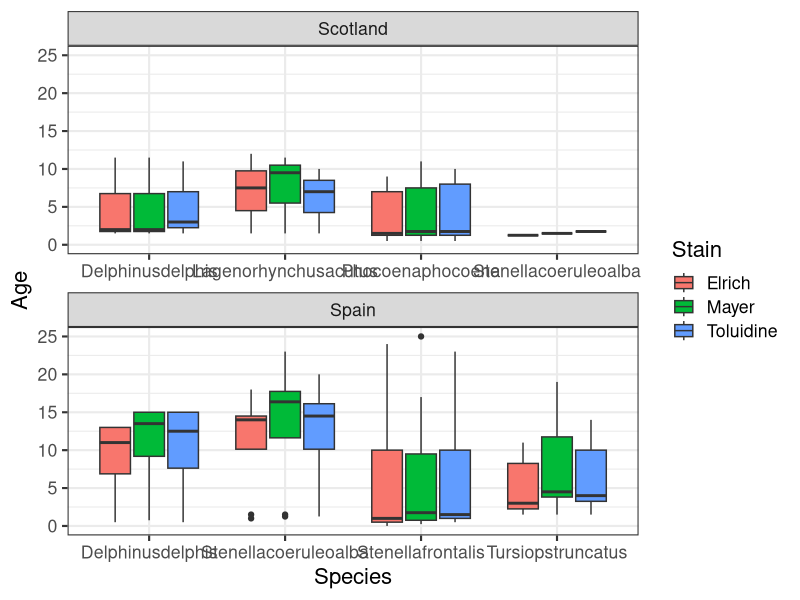
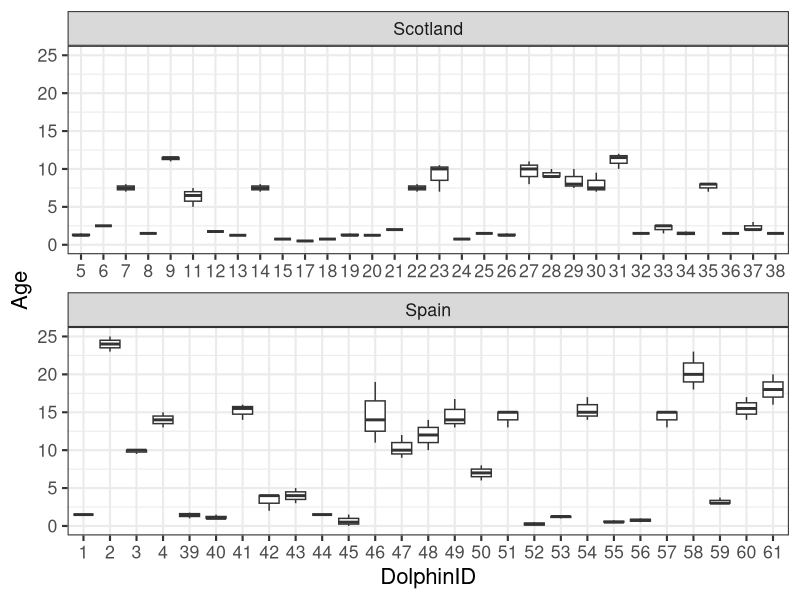
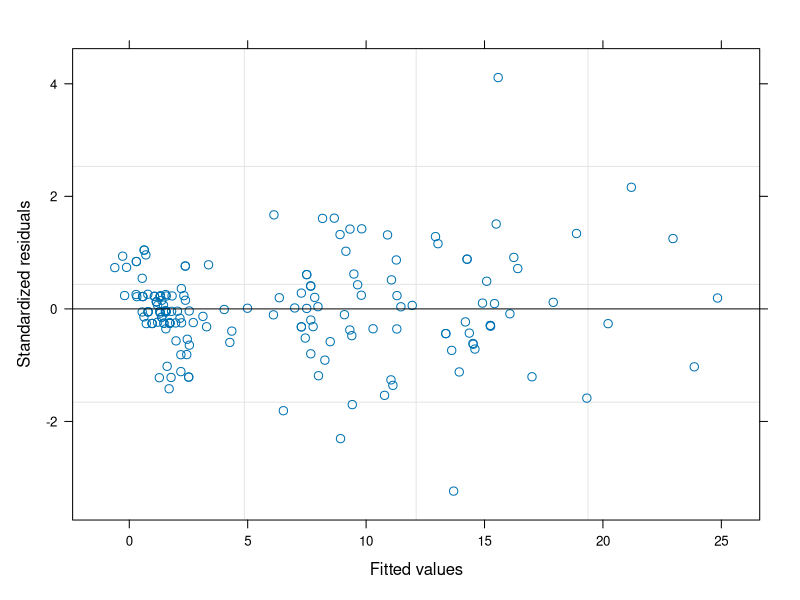
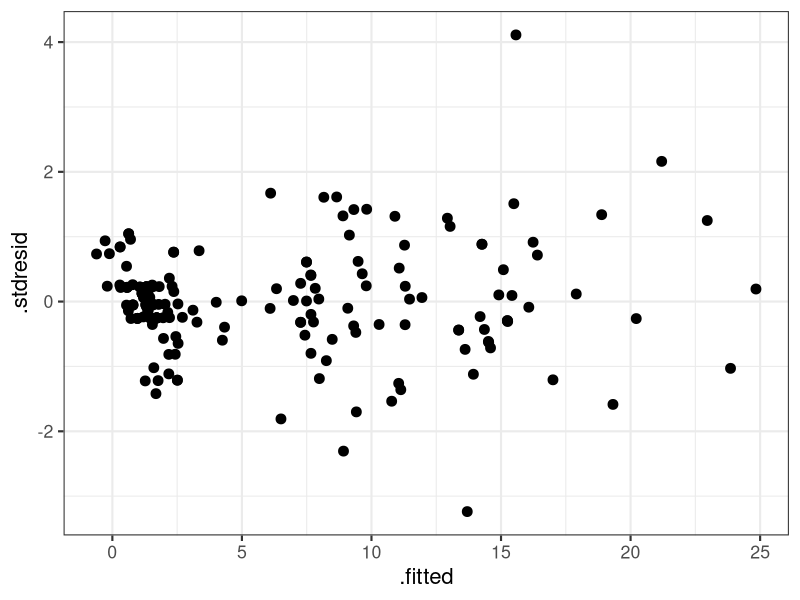
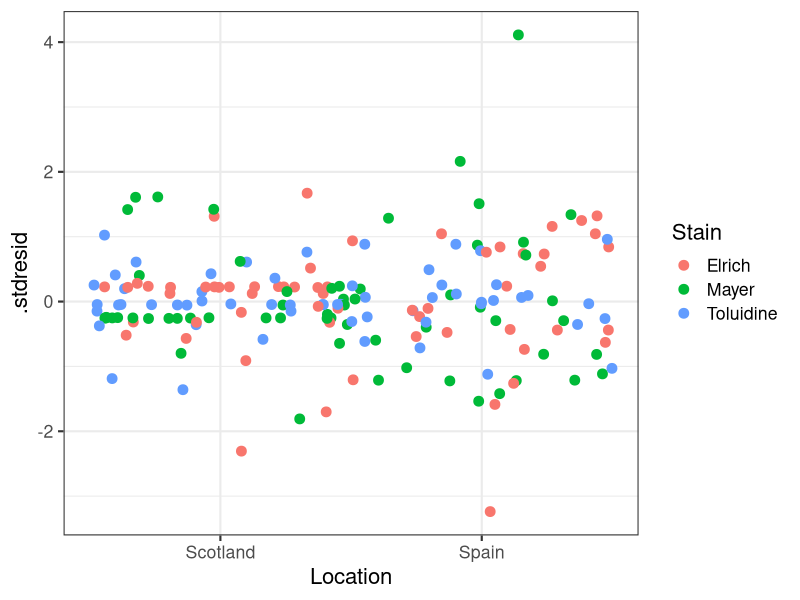
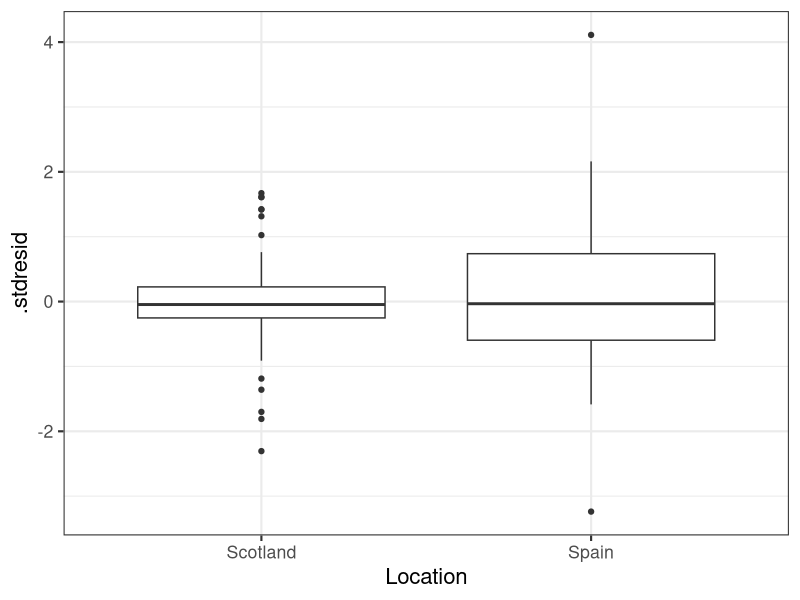
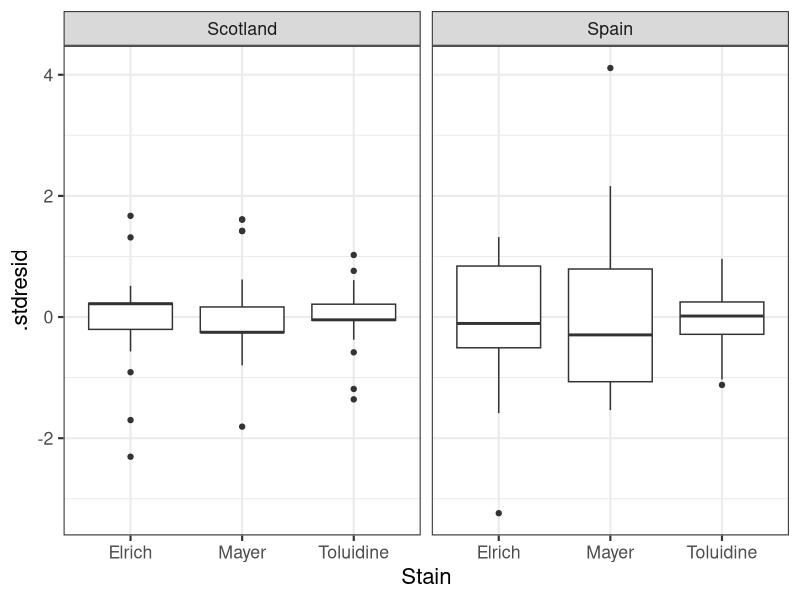
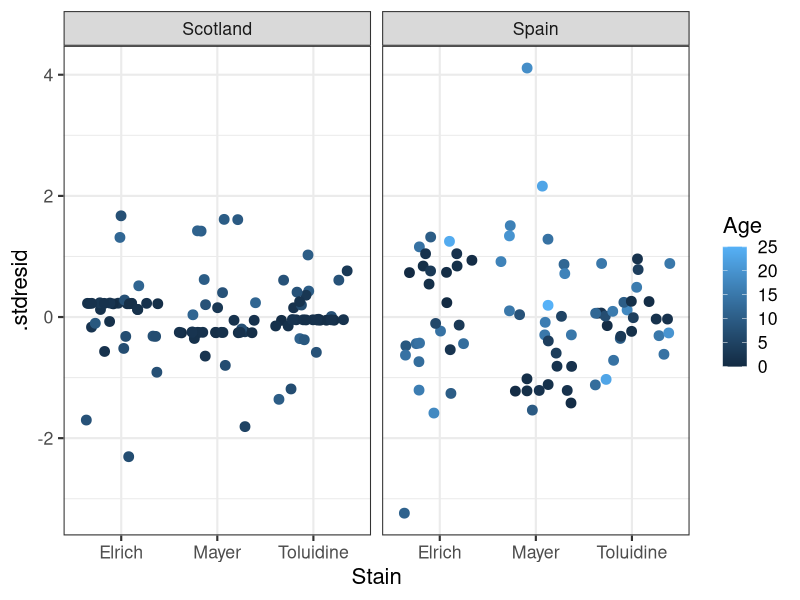

These figures' R source, in order: (Note: this script raises an error after producing the figures.)
#---- Загрузка пакетов и настройка
# Для графиков
library(ggplot2)
theme_set(theme_bw(base_size = 16) +
            theme(legend.key = element_blank()))
update_geom_defaults("point", list(shape = 19, size = 3))
# для смешанных моделей
library(nlme)

#----- Загрузка данных -----
# Пример: разные способы определения возраста китообразных
cet <- read.table("cetaceans.csv", header = TRUE, sep = "\t")

#---- I. Знакомство с данными -----
head(cet, 3)
str(cet)

# Факторы
cet$DolphinID <- factor(cet$DolphinID)
cet$Sex <- factor(cet$Sex)

# у некоторых не определен пол
levels(cet$Sex)
# исключаем их из анализа
cet2 <- cet[cet$Sex != "0", ]

# Сколько всего точек данных?
sum(complete.cases(cet2))

# Какие объемы выборок в группах
with(cet2, table(Species, Location))
with(cet2, table(Species, Stain))
with(cet2, table(interaction(Species, Location), Stain))
# Два вида встречаются только в Шотландии, два только в Испании
# Препараты красили тремя красками, вне зависимости от локации

# Диапазон и разброс возрастов для разных видов
ggplot(cet2, aes(x = Species, y = Age)) + geom_boxplot(aes(fill = Stain)) + facet_wrap(~Location, scales = "free_x", ncol = 1)
ggplot(cet2, aes(x = DolphinID, y = Age)) + geom_boxplot() + facet_wrap(~Location, scales = "free_x", ncol = 1)

#---- 1. Подбор смешанной модели -----

F1 <- formula(Age ~ Stain + Location + Stain : Location)
F1 <- formula(Age ~ Stain * Location)
M1 <- lme(F1, random =~1 | Species/DolphinID,
          data = cet2, method="ML")
summary(M1)

# Все ли в порядке с моделью? Анализ остатков

# 1) График остатков от предсказанных значений
plot(M1)
cet2$.stdresid <- resid(M1, type = "n")
cet2$.fitted <- fitted(M1)
ggplot(cet2, aes(x = .fitted, y = .stdresid)) + geom_point()
# Есть большие остатки, намек на гетерогенность дисперсий

# 2) График остатков от ковариат в модели
p <- ggplot(cet2, aes(y = .stdresid))
p + geom_jitter(aes(x = Location), width = 0.5) + aes(colour = Stain)
p + geom_boxplot(aes(x = Location))
p + geom_boxplot(aes(x = Stain)) + facet_wrap(~ Location)
p + geom_jitter(aes(x = Stain, colour = Age)) + facet_wrap(~ Location)
# Есть два больших остатка, все в Испании
# В Шотландии разброс остатков разный между тремя красителями
# Гетерогенность дисперсий:
# Разброс остатков меняется между локациями
# По-видимому, разброс остатков зависит от возраста дельфина

# 3) График остатков от ковариат не вошедших в модель (нет ли других нужных переменных?), если есть
# 4) График остатков от времени, если есть
# 5) График остатков от координат проб, если есть

# Боремся с гетерогенностью дисперсий - пробуем разные структуры ковариационной матрицы

# Name of the
# function in R       What does it do?
#
# VarFixed        Fixed variance
# VarIdent        Different variances per stratum
# VarPower        Power of the variance covariate
# VarExp          Exponential of the variance covariate
# VarConstPower   Constant plus power of the variance covariate
# VarComb         A combination of variance functions

# 1) Дисперсия - функция от возраста - Не сходится
# epsilon_i ∼ N(0, sigma^2 * Age_i) 1.103388
# M2 <- update(M1, weights = varFixed(~Age))

# 2) Дисперсия у каждого своя
M2 <- update(M1, weights = varIdent(form = ~1 | Location))
# epsilon_ij ∼ N(0, sigma^2 _j), где j - локация
summary(M2)
# Variance function:
#   Structure: Different standard deviations per stratum
# Formula: ~1 | Location
# Parameter estimates:
#   Scotland    Spain
# 1.000000 1.590845

M3 <- update(M1, weights = varIdent(form = ~1 | Species)) #
# epsilon_ij ∼ N(0, sigma^2 _j), где j - вид
summary(M3)
# Variance function:
#   Structure: Different standard deviations per stratum
# Formula: ~1 | Species
# Parameter estimates:
#   Delphinusdelphis    1.000000
# Lagenorhynchusacutus  1.724325
# Phocoenaphocoena      1.103388
# Stenellacoeruleoalba  1.734151
# Stenellafrontalis     1.295338
# Tursiopstruncatus     2.635201


# 3) Дисперсия - степенная функция
# epsilon_ij ∼ N (0,  sigma^2 * abs(Covariate)^(2*delta)
# Здесь не сходится с ковариатой
M4 <- update(M1, weights = varPower())
summary(M4)
# Variance function:
#   Structure: Power of variance covariate
# Formula: ~fitted(.)
# Parameter estimates:
#   power
# 0.6657189


# 4) Дисперсия меняется экспоненциально в зависимости от возраста, независимо между локациями
# epsilon_ij ∼ N (0,  sigma^2 * exp(2*delta*Age_i)
M5 <- update(M1, weights = varExp(form = ~Age | Location))
summary(M5)
# Variance function:
#   Structure: Exponential of variance covariate, different strata
# Formula: ~Age | Location
# Parameter estimates:
#   Scotland     Spain
# 0.1797656 0.1434080

# Сравниваем модели с разными структурами ковариаций
AIC(M1, M2, M3, M4, M5)
# M5 лучше всех


#----- 2. Какие из фиксированных факторов влияют? -----
# Один из трех вариантов:

#A. По значениям t-(или -z) статистики (REML оценка)
# приблизительный результат
# годится для факторов, если не больше 2 уровней
# summary(M5.reml)
# здесь не годится - у красителя больше 2 уровней

#B. F-критерий - приблизительный результат (REML оценка)
# зависит от порядка включения предикторов в модель
# anova(M5.reml)
# Не годится, т.к. несколько предикторов

#C. likelihood ratio test или AIC (ML оценка)
# Один из двух вариантов:

# С.1. Попарное сравнение вложенных моделей при помощи likelihood ratio test дает более точные выводы, чем F и t(z)
F1
# На первом этапе не можем начать с Stain или Location, потому что есть взаимодействие
# Сначала пробуем исключить взаимодействие факторов
M5.1 <- update(M5, . ~ . - Stain:Location)
anova(M5, M5.1)
# Без взаимодействия модель становится хуже, придется его оставить
# (L = 12.69, df = 2, p < 0.01)

# С.2. Сравнение моделей по AIC
AIC(M5, M5.1)
# Без взаимодействия модель становится хуже (AIC больше), придется его оставить

#----- 3. Представление результатов -----

# REML оценка параметров (более точна)
MFinal <- lme(F1, random= ~1 | Species/DolphinID, method = "REML", weights = varExp(form = ~Age | Location), data = cet2)

summary(MFinal)

# Проверка финальной модели (те же графики, что и в п.1)
# 1) График остатков от предсказанных значений
plot(MFinal)
cet2$.stdresid <- resid(MFinal, type = "n")
cet2$.fitted <- fitted(MFinal)
ggplot(cet2, aes(x = .fitted, y = .stdresid)) + geom_point()
# Есть большие остатки, намек на гетерогенность дисперсий

# 2) График остатков от ковариат в модели
p <- ggplot(cet2, aes(y = .stdresid))
p + geom_jitter(aes(x = Location), width = 0.5) + aes(colour = Stain)
p + geom_boxplot(aes(x = Location))
p + geom_boxplot(aes(x = Stain)) + facet_wrap(~ Location)
p + geom_jitter(aes(x = Stain, colour = Age)) + facet_wrap(~ Location)
# На вид стало немного лучше. Доверимся значениям AIC и поверим, что мы исправили ту небольшую гетерогенность, что была здесь

# 3) График остатков от ковариат не вошедших в модель (нет ли других нужных переменных?), если есть
# 4) График остатков от времени, если есть
# 5) График остатков от координат проб, если есть

#----- Внутриклассовая корреляция -----
# Random effects:
#   Formula: ~1 | Species
# (Intercept)
# StdDev:    1.568494
#
# Formula: ~1 | DolphinID %in% Species
# (Intercept)  Residual
# StdDev:    4.999528 0.2194995

# Насколько похожи оценки возраста одного дельфина?
sds <- c(1.568494, 4.999528, 0.2194995)
4.999528 / sum(sds)
# Оценки возраста одного и того же дельфина разными методами очень похожи

# Насколько похожи оценки возраста особей одного вида?
1.568494 / sum(sds)
# Не так похожи

#----- Структура ковариаций -----
summary(MFinal)
# Variance function:
#   Structure: Exponential of variance covariate, different strata
# Formula: ~Age | Location
# Parameter estimates:
#   Scotland     Spain
# 0.1758778 0.1408924

ggplot(cet2, aes(x = DolphinID, y = Age, fill = Species)) + geom_boxplot() + facet_wrap(~Location, scales = "free_x", ncol = 2)

#----- Компоненты дисперсии (Variance components)-----

# Доля общей дисперсии, связанная с фактором
vars <- sds^2
100 * vars / sum(vars)
# Большая изменчивость связана с видами, а индивидуальные оценки возраста особей разными способами очень похожи

#---- График предсказанных значений для результатов -----

# 1) Создаем новый датафрейм, для которого будем предсказывать
new_data <- expand.grid(Stain = levels(cet2$Stain),
                        Location = levels(cet2$Location))

# 2) Матрица линейной модели
X <- model.matrix(~ Stain*Location, data = new_data)

# 3) Вычисляем предсказанные значения одним из двух способов
# level = 0 - для фиксированных эффектов (т.е. без учета пляжа)
new_data$.fitted <- predict(MFinal, new_data, level = 0)
# или то же самое при помощи матриц
# Y = X * BETA
# BETA = fixef(MFinal) # это вектор значений коэффициентов при фикс. факторах
# т.е. предсказанные значения по фикс. части модели:
new_data$.fitted <- X %*% fixef(MFinal)

# 4) Вычисляем стандартные ошибки предсказанных значений
# это квадратный корень из диагональных элементов
# матрицы ковариаций предсказанных значений X * cov(BETA) * t(X)
new_data$.se <- sqrt( diag(X %*% vcov(MFinal) %*% t(X)) )

# 5) Строим график предсказанных значений
head(new_data)
# a) график где по одной точке для каждого уровня фактора,
# +/- 95% доверит. интервал (1.98 * стандартная ошибка, которая учитывает различия между пляжами)
ggplot(new_data) +
  geom_jitter(data = cet2,
              aes(x = Stain,
                  y = Age,
                  colour = Species),
              alpha = 0.5) +
  facet_wrap(~Location) +
  geom_pointrange(data = new_data,
                  aes(x = Stain,
                      y = .fitted,
                      ymin = .fitted - 1.98 * .se,
                      ymax = .fitted + 1.98 * .se))

#----- Задание ------
# Подберите оптимальную модель для(из) данной полной модели
F2 <- formula(Age ~ Stain * Location * Sex)
F21 <- formula(Age ~ Stain + Location + Sex +
                Stain:Location + Stain:Sex + Location:Sex)
#---
F22a <- formula(Age ~ Stain + Location + Sex +
                 Stain:Sex + Location:Sex)
F22b <- formula(Age ~ Stain + Location + Sex +
                  Stain:Location + Location:Sex)
F22c <- formula(Age ~ Stain + Location + Sex +
                  Stain:Location + Stain:Sex)
#---
F23 <- formula(Age ~ Stain + Location + Sex +
                  Stain:Sex)
F23 <- formula(Age ~ Stain + Location + Sex +
                  Stain:Location)
#---
F24 <- formula(Age ~ Stain + Location +
                 Stain:Location)
F24 <- formula(Age ~ Stain + Location + Sex)
#---
F25 <- formula(Age ~ Stain + Location +
                 Stain:Location)


